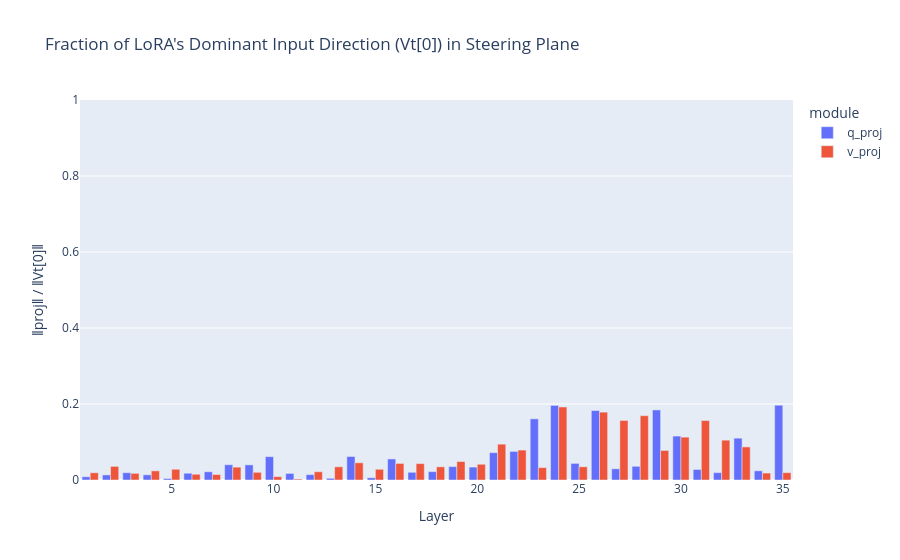

Notebook source saved alongside this figure:
### Markdown cell above
## 4. Deep Dive: LoRA ΔW Directions vs Steering Plane

Angular steering uses a 2D plane (first\_direction, second\_direction) to rotate activations.
Here we project LoRA's SVD vectors into this plane to see how much of LoRA's effect
lies within the steering subspace.

### Code cell
def cosine(a, b):
    na, nb = np.linalg.norm(a), np.linalg.norm(b)
    return float(np.dot(a, b) / (na * nb)) if na > 0 and nb > 0 else 0.0

def gram_schmidt(d1, d2):
    """Orthonormalize d1, d2 into an orthonormal basis."""
    e1 = d1 / np.linalg.norm(d1)
    d2_orth = d2 - np.dot(d2, e1) * e1
    e2 = d2_orth / np.linalg.norm(d2_orth)
    return e1, e2

def projection_onto_plane(vec, e1, e2):
    """Fraction of vec's energy in the span of (e1, e2)."""
    c1 = np.dot(vec, e1)
    c2 = np.dot(vec, e2)
    proj_norm = np.sqrt(c1**2 + c2**2)
    vec_norm = np.linalg.norm(vec)
    return proj_norm / vec_norm if vec_norm > 0 else 0.0

proj_rows = []
for layer_idx in sorted(lora_weights.keys()):
    # Get steering plane at input_layernorm (input to attention)
    in_key = f"model.layers.{layer_idx}.input_layernorm"
    if in_key not in directions:
        continue
    d1 = directions[in_key]["first_direction"]
    d2 = directions[in_key]["second_direction"]
    e1, e2 = gram_schmidt(d1, d2)

    for module in sorted(lora_weights[layer_idx].keys()):
        ab = lora_weights[layer_idx][module]
        A = ab["A"]  # [rank, hidden]
        B = ab["B"]  # [out, rank]
        delta_W = B @ A
        U, S, Vt = np.linalg.svd(delta_W, full_matrices=False)

        # How much of each right singular vector lives in the steering plane?
        for ri in range(min(4, Vt.shape[0])):
            plane_frac = projection_onto_plane(Vt[ri], e1, e2)
            proj_rows.append({
                "layer_idx": layer_idx,
                "module": module,
                "sv_rank": ri,
                "plane_fraction": plane_frac,
                "cos_d1": cosine(Vt[ri], d1),
                "cos_d2": cosine(Vt[ri], d2),
            })

df_proj = pd.DataFrame(proj_rows)

# Focus on rank-0 (dominant direction)
df_proj_r0 = df_proj[df_proj["sv_rank"] == 0]

fig = px.bar(
    df_proj_r0,
    x="layer_idx",
    y="plane_fraction",
    color="module",
    barmode="group",
    title="Fraction of LoRA's Dominant Input Direction (Vt[0]) in Steering Plane",
    labels={"layer_idx": "Layer", "plane_fraction": "‖proj‖ / ‖Vt[0]‖"},
)
fig.update_yaxes(range=[0, 1])
fig.show()

### Figure 1 — Plotly figure (JSON) as saved in the notebook; plotly's stock layout.template omitted (floating-point values rounded to 4 significant figures)
{"data": [{"alignmentgroup": "True", "hovertemplate": "module=q_proj<br>Layer=%{x}<br>‖proj‖ / ‖Vt[0]‖=%{y}<extra></extra>", "legendgroup": "q_proj", "marker": {"color": "#636efa", "pattern": {"shape": ""}}, "name": "q_proj", "offsetgroup": "q_proj", "orientation": "v", "showlegend": true, "textposition": "auto", "type": "bar", "x": [1, 2, 3, 4, 5, 6, 7, 8, 9, 10, 11, 12, 13, 14, 15, 16, 17, 18, 19, 20, 21, 22, 23, 24, 25, 26, 27, 28, 29, 30, 31, 32, 33, 34, 35], "xaxis": "x", "y": [0.0086, 0.01334, 0.01917, 0.01368, 0.003788, 0.01782, 0.0216, 0.04017, 0.03988, 0.06139, 0.01727, 0.01418, 0.004446, 0.06182, 0.005909, 0.05536, 0.02028, 0.02203, 0.03528, 0.03396, 0.0719, 0.07525, 0.1609, 0.1963, 0.0437, 0.1828, 0.02949, 0.03605, 0.1844, 0.1156, 0.02773, 0.01934, 0.1101, 0.02421, 0.1968], "yaxis": "y"}, {"alignmentgroup": "True", "hovertemplate": "module=v_proj<br>Layer=%{x}<br>‖proj‖ / ‖Vt[0]‖=%{y}<extra></extra>", "legendgroup": "v_proj", "marker": {"color": "#EF553B", "pattern": {"shape": ""}}, "name": "v_proj", "offsetgroup": "v_proj", "orientation": "v", "showlegend": true, "textposition": "auto", "type": "bar", "x": [1, 2, 3, 4, 5, 6, 7, 8, 9, 10, 11, 12, 13, 14, 15, 16, 17, 18, 19, 20, 21, 22, 23, 24, 25, 26, 27, 28, 29, 30, 31, 32, 33, 34, 35], "xaxis": "x", "y": [0.01907, 0.03583, 0.0175, 0.02411, 0.02826, 0.01507, 0.01431, 0.03384, 0.02026, 0.008742, 0.002462, 0.02171, 0.03474, 0.04525, 0.02824, 0.04359, 0.04317, 0.03464, 0.04855, 0.04145, 0.09434, 0.07874, 0.03257, 0.1921, 0.03477, 0.1786, 0.1567, 0.1692, 0.07778, 0.1128, 0.1564, 0.1048, 0.08702, 0.01823, 0.01933], "yaxis": "y"}], "layout": {"barmode": "group", "legend": {"title": {"text": "module"}, "tracegroupgap": 0}, "title": {"text": "Fraction of LoRA's Dominant Input Direction (Vt[0]) in Steering Plane"}, "xaxis": {"anchor": "y", "domain": [0, 1], "title": {"text": "Layer"}}, "yaxis": {"anchor": "x", "domain": [0, 1], "range": [0, 1], "title": {"text": "‖proj‖ / ‖Vt[0]‖"}}}}
